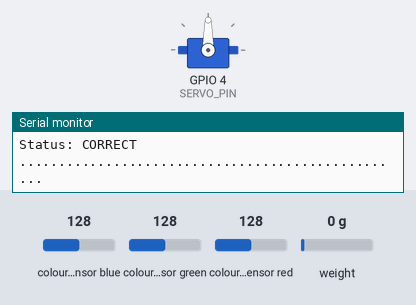
Bench run of a sketch on a simulated ESP32. Shown: servo, the last lines printed to the serial monitor. Wiring (inferred from the names in the program): TCS3200 colour sensor: output GPIO 17; S2 GPIO 33; S3 GPIO 32; S0 GPIO 26; S1 GPIO 25. The test bench sets the inputs (shaded band); at power-on: colour sensor blue 128, colour sensor green 128, colour sensor red 128, weight on the scale 0 g. WiFi joins after 1.5 s; servers stay silent unless stated; uploads are accepted with an empty reply; the local clock reads 2024-03-15 10:24:30 at power-on unless the sketch sets it; storage starts empty.

Above: at 4.0 s.
4.1 s: colour sensor blue set to 7
6.6 s: colour sensor blue set to 4
At 8.4 s:
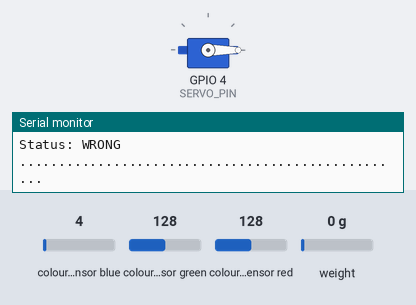
Timing chart, 0 to 9.9 s (numbered marks = the images above; inputs shaded):
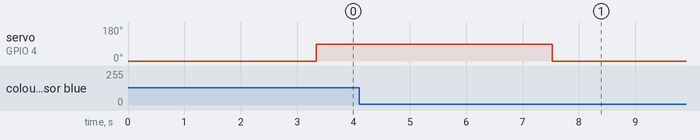

The sketch:

smart-pill.ino
```cpp
#include <WiFi.h>
#include <WiFiClientSecure.h>
#include "HX711.h"
#include <ESP32Servo.h>
#include <SPI.h>
#include <SD.h>

// WiFi and Firebase
#define WIFI_SSID     "PILL"
#define WIFI_PASSWORD "12345678"
const char* FIREBASE_HOST = "smart-pill-594a6-default-rtdb.asia-southeast1.firebasedatabase.app";

// Pins
#define S0_PIN   26
#define S1_PIN   25
#define S2_PIN   33
#define S3_PIN   32
#define OUT_PIN  17
#define HX711_DOUT 14
#define HX711_SCK  16
#define SERVO_PIN  4
#define SD_CS      5

// Globals
HX711 scale;
Servo lidServo;
WiFiClientSecure client;
bool sdReady = false;
File logFile;
float CAL_FACTOR = 2280.0f;
const long TZ_OFFSET_SEC = 5*3600 + 30*60;

// Structs
struct RGB { uint32_t r, g, b; };
struct PillSpec { const char* color; const char* name; int minMg; int maxMg; };

PillSpec specs[] = {
  {"ORANGE",   "Orange",   150, 280},
  {"REDWHITE", "RedWhite", 180, 320},
  {"BABYPINK", "BabyPink", 120, 240},
  {"CREAM",    "Montek",   180, 280},
  {"WHITE",    "White",    200, 350}
};

String allowedMorning[]   = {"REDWHITE","ORANGE","WHITE"};
String allowedAfternoon[] = {"REDWHITE","BABYPINK","CREAM"};
String allowedNight[]     = {"REDWHITE","WHITE"};

// Function declarations
uint32_t measurePeriod(bool s2, bool s3);
RGB readColorRaw();
int toIntensity(uint32_t us);
String classifyColor(int R, int G, int B);
float readWeightGrams();
bool weightMatches(const String& color, int mg);
String isoNowUTC();
String periodNow();
bool isAllowedNow(const String& c);
bool fbPOST(const String& pathJson, const String& json);
void printDivider(int length=50);

void setup() {
  Serial.begin(115200);
  delay(300);

  pinMode(S0_PIN, OUTPUT); pinMode(S1_PIN, OUTPUT);
  pinMode(S2_PIN, OUTPUT); pinMode(S3_PIN, OUTPUT);
  pinMode(OUT_PIN, INPUT);
  digitalWrite(S0_PIN, HIGH);
  digitalWrite(S1_PIN, LOW);

  scale.begin(HX711_DOUT, HX711_SCK);
  scale.set_scale(CAL_FACTOR);
  scale.tare();
  Serial.println("HX711 ready");

  lidServo.attach(SERVO_PIN, 500, 2400);
  lidServo.write(0);

  WiFi.mode(WIFI_STA);
  WiFi.begin(WIFI_SSID, WIFI_PASSWORD);
  Serial.print("WiFi");
  while (WiFi.status() != WL_CONNECTED) {
    Serial.print(".");
    delay(300);
  }
  Serial.printf("\n✅ WiFi Connected! IP: %s\n", WiFi.localIP().toString().c_str());
  client.setInsecure();

  configTime(0, 0, "pool.ntp.org", "time.nist.gov");
  while (time(nullptr) < 1700000000) delay(250);
  Serial.print("Time sync done, current period: ");
  Serial.println(periodNow());

  sdReady = SD.begin(SD_CS);
  if (sdReady) {
    logFile = SD.open("/pills.txt", FILE_APPEND);
    if (logFile) {
      logFile.println("==== New Session ====");
      logFile.close();
    }
    Serial.println("SD Card ready");
  } else Serial.println("No SD Card found or failed to init");
}

void loop() {
  RGB raw = readColorRaw();
  int Ri = toIntensity(raw.r);
  int Gi = toIntensity(raw.g);
  int Bi = toIntensity(raw.b);
  String color = classifyColor(Ri, Gi, Bi);

  float grams = readWeightGrams();
  int mg = int(grams * 1000.0f + 0.5f);

  String per = periodNow();
  bool allowedColor = isAllowedNow(color);
  bool weightOK = weightMatches(color, mg);

  // Always correct if color is REDWHITE
  String status;
  if (color == "REDWHITE") status = "CORRECT";
  else if (color == "UNKNOWN") status = "UNKNOWN";
  else if (!allowedColor || !weightOK) status = "WRONG";
  else status = "CORRECT";

  if (status == "CORRECT") lidServo.write(90);
  else lidServo.write(0);

  // Pretty serial output
  printDivider();
  Serial.println("Logging pill reading:");
  printDivider();
  Serial.print("Raw RGB: ");
  Serial.print(raw.r); Serial.print(", ");
  Serial.print(raw.g); Serial.print(", ");
  Serial.println(raw.b);
  Serial.println("Intensity R: " + String(Ri) + " G: " + String(Gi) + " B: " + String(Bi));
  Serial.println("Time Period: " + per);
  Serial.println("Detected Color: " + color);
  Serial.println("Weight: " + String(mg) + " mg");
  Serial.println("Status: " + status);
  printDivider();
  Serial.println();

  // SD logging
  if (sdReady) {
    logFile = SD.open("/pills.txt", FILE_APPEND);
    if (logFile) {
      logFile.print(raw.r); logFile.print(",");
      logFile.print(raw.g); logFile.print(",");
      logFile.print(raw.b); logFile.print(",");
      logFile.print(Ri); logFile.print(",");
      logFile.print(Gi); logFile.print(",");
      logFile.print(Bi); logFile.print(",");
      logFile.print(mg); logFile.print(",");
      logFile.print(per); logFile.print(",");
      logFile.print(color); logFile.print(",");
      logFile.println(status);
      logFile.close();
    }
  }

  // Firebase log
  String json = "{";
  json += "\"timestamp\":\"" + isoNowUTC() + "\",";
  json += "\"period\":\"" + per + "\",";
  json += "\"R\":" + String(Ri) + ",";
  json += "\"G\":" + String(Gi) + ",";
  json += "\"B\":" + String(Bi) + ",";
  json += "\"weight_mg\":" + String(mg) + ",";
  json += "\"detectedColor\":\"" + color + "\",";
  json += "\"status\":\"" + status + "\"}";
  fbPOST("/SmartPillNew/Logs.json", json);

  delay(1300);
}

// Helper functions implementation
uint32_t measurePeriod(bool s2, bool s3) {
  digitalWrite(S2_PIN, s2); digitalWrite(S3_PIN, s3); delayMicroseconds(200);
  unsigned long t1 = pulseIn(OUT_PIN, LOW, 30000); unsigned long t2 = pulseIn(OUT_PIN, HIGH, 30000);
  if (t1 == 0 || t2 == 0) return 0; return (uint32_t)(t1 + t2);
}
RGB readColorRaw() {
  RGB x{}; x.r = measurePeriod(LOW, LOW); x.g = measurePeriod(HIGH, HIGH); x.b = measurePeriod(LOW, HIGH); return x;
}
int toIntensity(uint32_t us) {
  if (us == 0) return 0;
  const uint32_t MIN_US = 20, MAX_US = 800;
  if (us < MIN_US) us = MIN_US; if (us > MAX_US) us = MAX_US;
  float t = float(MAX_US - us) / float(MAX_US - MIN_US); int v = int(t * 1000.0f + 0.5f); return constrain(v, 0, 1000);
}
String classifyColor(int R, int G, int B) {
  if (R > 700 && (R - G) > 100 && (R - B) > 100)   return "RED";
  if (R > 700 && G > 450 && B < 400 && (R - B) > 200) return "ORANGE";
  if (R > 700 && B > 500 && G < 600 && (R - B) > 80)  return "BABYPINK";
  if (R > 700 && G > 700 && B > 500)                  return "REDWHITE";
  if (R > 650 && G > 650 && B < 600)                  return "CREAM";
  if (R > 800 && G > 800 && B > 800 &&
      abs(R - G) < 80 && abs(R - B) < 80 && abs(G - B) < 80) return "WHITE";
  return "UNKNOWN";
}
float readWeightGrams() { return scale.get_units(5); }
bool weightMatches(const String& color, int mg) {
  for (auto& s : specs) {
    if (color == s.color) return (mg >= s.minMg && mg <= s.maxMg);
  }
  return false;
}
String isoNowUTC() {
  time_t now = time(nullptr); struct tm tm; gmtime_r(&now, &tm); char buf[32];
  strftime(buf, sizeof(buf), "%Y-%m-%dT%H:%M:%SZ", &tm); return String(buf);
}
String periodNow() {
  time_t now = time(nullptr) + TZ_OFFSET_SEC; struct tm tm; gmtime_r(&now, &tm); int h = tm.tm_hour;
  if (h >= 5 && h < 12) return "MORNING"; if (h >= 12 && h < 18) return "AFTERNOON"; return "NIGHT";
}
bool isAllowedNow(const String& c) {
  if (c == "REDWHITE") return true;
  String p = periodNow();
  if (p == "MORNING") for (auto& s : allowedMorning) if (c == s) return true;
  else if (p == "AFTERNOON") for (auto& s : allowedAfternoon) if (c == s) return true;
  else for (auto& s : allowedNight) if (c == s) return true;
  return false;
}
bool fbPOST(const String& pathJson, const String& json) {
  if (!client.connect(FIREBASE_HOST, 443)) return false;
  String req = "POST " + pathJson + " HTTP/1.1\r\n";
  req += "Host: " + String(FIREBASE_HOST) + "\r\n";
  req += "User-Agent: ESP32\r\n";
  req += "Content-Type: application/json\r\n";
  req += "Connection: close\r\n";
  req += "Content-Length: " + String(json.length()) + "\r\n\r\n";
  req += json;
  client.print(req);
  String status = client.readStringUntil('\n');
  client.stop();
  return status.indexOf("200") > 0;
}
void printDivider(int length) {
  for (int i = 0; i < length; i++) Serial.print(".");
  Serial.println();
}
```

Measured:
- the behaviour switches between 6 and 5 on colour sensor blue (found by bisection; images 0 and 1)
- after the input at 6.6 s, servo on GPIO 4 (SERVO_PIN): 90° → 0° after 0.92 s
